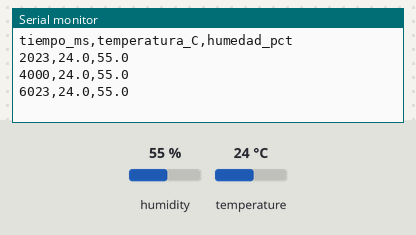
A sketch run on a simulated Arduino Uno, built with avr-gcc and run on an emulated ATmega328P. Parts: the last lines printed to the serial monitor. The inputs (shaded band) are chosen by the test bench; at power-on: humidity 55 %, temperature 24 °C.

Above: at 6.8 s.
6.9 s: humidity set to 22 %
At 8.7 s:
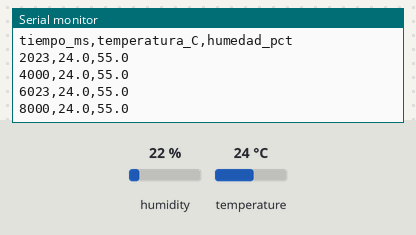
12.3 s: temperature set to 12 °C
At 15.3 s:
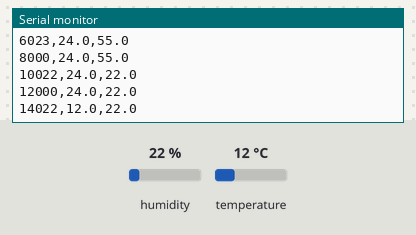
17.7 s: humidity set to 40 %
At 18.4 s:
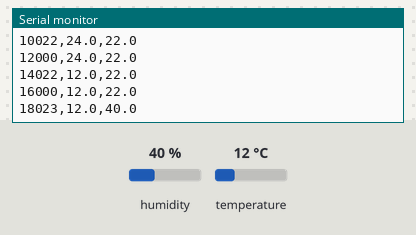
Timing chart, 0 to 20.7 s (numbered marks = the images above; inputs shaded):
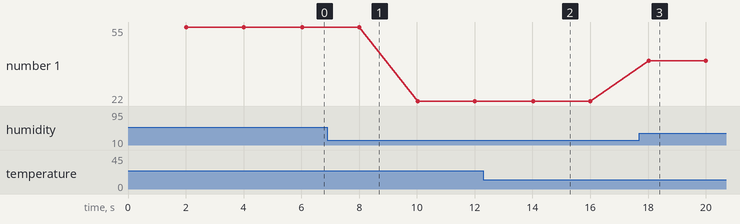

The sketch:

01_dht11.ino
```cpp
/*
 * Solemne 1 - Grupo 1 - DHT11
 * Sensor: DHT11 (temperatura y humedad relativa)
 * Conexion: DATA -> D2, VCC -> 5V, GND -> GND
 *
 * Requiere la libreria "DHT sensor library" (Adafruit) + "Adafruit Unified Sensor".
 *
 * Que muestra por serial:
 *   - tiempo_ms: milisegundos desde que arranco el programa (lectura cruda de millis())
 *   - temperatura_C: variable fisica calculada por la libreria (grados Celsius)
 *   - humedad_pct: variable fisica calculada por la libreria (porcentaje de humedad relativa)
 *
 * Nota: el DHT11 entrega internamente un dato DIGITAL de 40 bits
 * (8 humedad entera + 8 humedad decimal + 8 temperatura entera + 8 decimal + 8 checksum).
 * No hay "voltaje" que medir: la libreria decodifica ese protocolo de un solo cable.
 */

#include <DHT.h>

#define PIN_DHT   2        // pin de datos del DHT11
#define TIPO_DHT  DHT11    // modelo del sensor

DHT dht(PIN_DHT, TIPO_DHT);

void setup() {
  Serial.begin(115200);
  dht.begin();

  // Fila de encabezado (solo una vez, al inicio)
  Serial.println(F("tiempo_ms,temperatura_C,humedad_pct"));
}

void loop() {
  // El DHT11 no acepta lecturas mas rapidas que 1 vez por segundo (datasheet Aosong).
  // Usamos 2 s para dar margen y evitar lecturas invalidas.
  static uint32_t t_ultima = 0;
  if (millis() - t_ultima < 2000) return;
  t_ultima = millis();

  float humedad = dht.readHumidity();       // %RH
  float temperatura = dht.readTemperature(); // °C (sin argumento = Celsius)

  // Si la lectura falla, la libreria devuelve NaN.
  // NO se imprime fila de datos: se informa el error como comentario.
  if (isnan(humedad) || isnan(temperatura)) {
    Serial.println(F("# DHT11: lectura invalida. Revisar DATA en D2, alimentacion y GND comun."));
    return;
  }

  Serial.print(millis());
  Serial.print(',');
  Serial.print(temperatura, 1);
  Serial.print(',');
  Serial.println(humedad, 1);
}
```

Measured:
- after the input at 12.3 s, the serial monitor: prints a new line after 1.7 s (image 2)
- after the input at 17.7 s, the serial monitor: prints a new line after 0.32 s (image 3)
- plotted number 1: 55 → 22 after the input at 6.9 s, 22 → 40 after the input at 17.7 s
